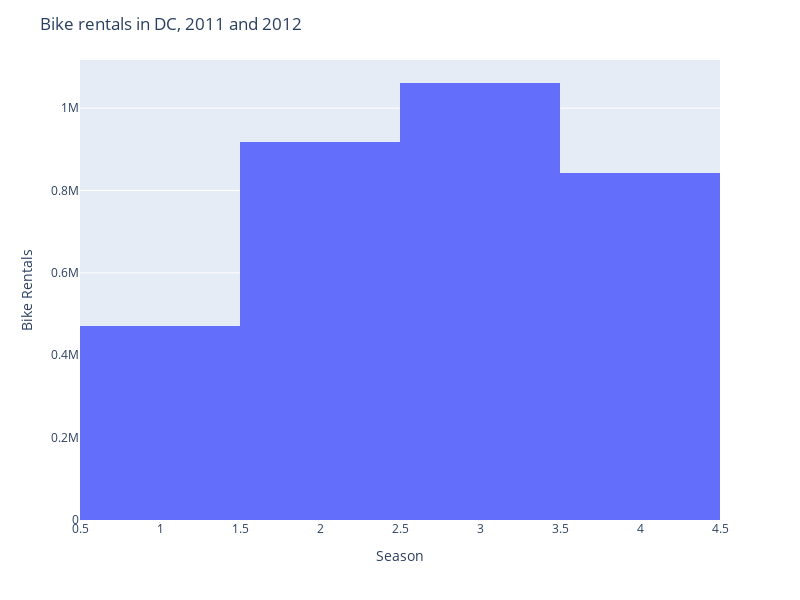

This figure's notebook cell:
### Code cell
# Visualization - do your own thing
fig = px.histogram(DF, 
                   x = 'season',
                   y = 'cnt',
                   #color = 'feelingtemp',
                   
                )
fig.update_layout(title = 'Bike rentals in DC, 2011 and 2012',
                  xaxis_title = 'Season',
                  yaxis_title = 'Bike Rentals',
                  width = 800,
                  height = 600
                 )
fig.show()

### Figure 1 — Plotly figure (JSON) as saved in the notebook; plotly's stock layout.template omitted (floating-point values rounded to 4 significant figures; data arrays with more than 128 entries replaced by an {"elided": "..."} marker saying what was removed)
{"data": [{"alignmentgroup": "True", "bingroup": "x", "histfunc": "sum", "hovertemplate": "season=%{x}<br>sum of cnt=%{y}<extra></extra>", "legendgroup": "", "marker": {"color": "#636efa", "pattern": {"shape": ""}}, "name": "", "offsetgroup": "", "orientation": "v", "showlegend": false, "type": "histogram", "x": {"elided": "731 int values"}, "xaxis": "x", "y": {"elided": "731 int values"}, "yaxis": "y"}], "layout": {"barmode": "relative", "height": 600, "legend": {"tracegroupgap": 0}, "margin": {"t": 60}, "title": {"text": "Bike rentals in DC, 2011 and 2012"}, "width": 800, "xaxis": {"anchor": "y", "domain": [0, 1], "title": {"text": "Season"}}, "yaxis": {"anchor": "x", "domain": [0, 1], "title": {"text": "Bike Rentals"}}}}
